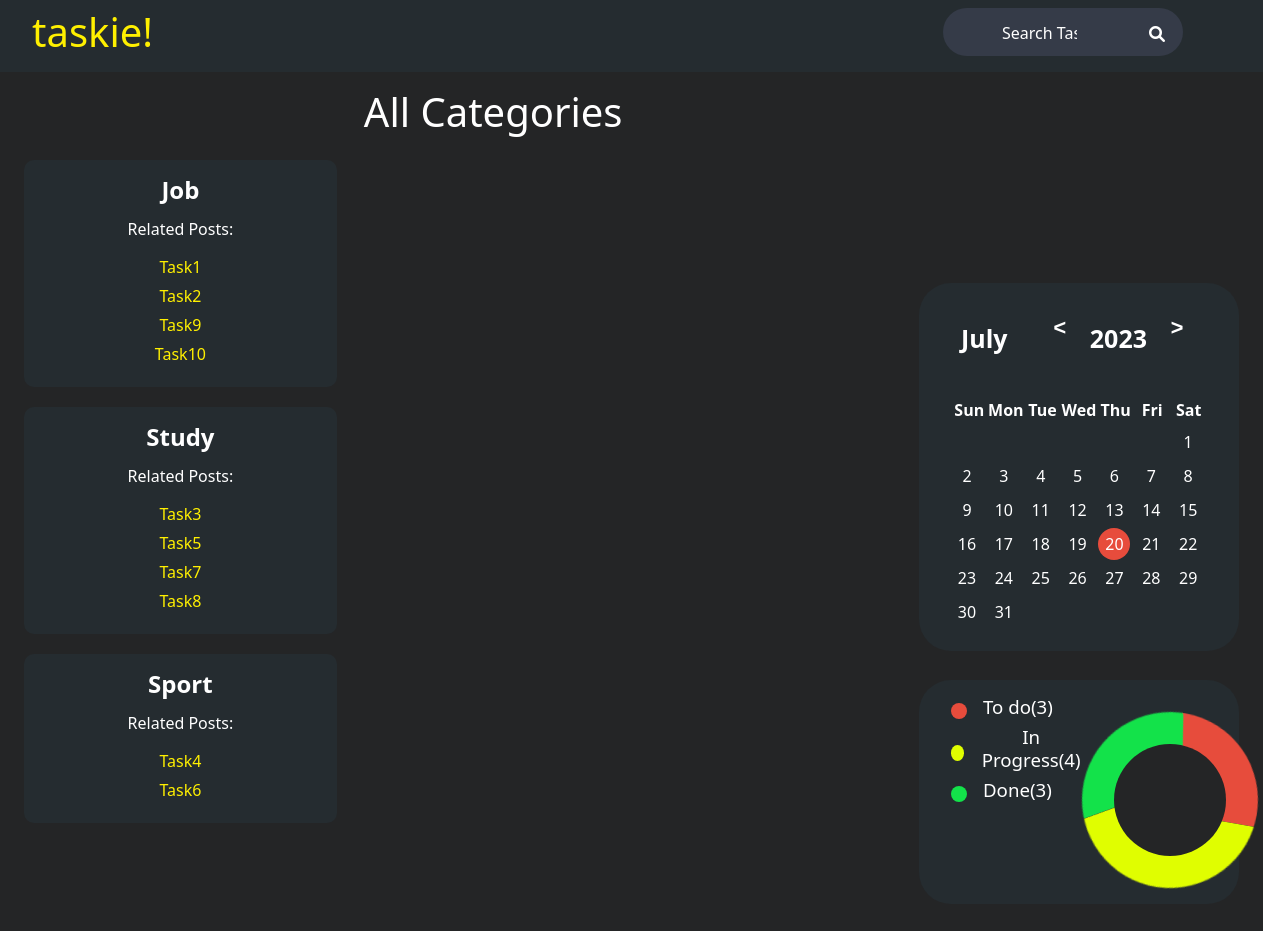
Page /categories/ on the committed database.
### tasks/models.py (models this page shows, shortened)
class Category(models.Model):
    name = models.CharField(max_length=50)

class Task(models.Model):
    STATUS_CHOICES = (
        ("to-do", "To Do"),
        ("in-progress", "In Progress"),
        ("done", "Done"),
    )
    title = models.CharField(max_length=200)
    description = models.TextField()
    due_date = models.DateField()
    status = models.CharField(max_length=20, choices=STATUS_CHOICES)
    category = models.ForeignKey(Category, on_delete=models.PROTECT)
    tags = models.ManyToManyField(Tag)

### tasks/views.py (the view)
# urls.py: path("categories/", views.all_categories, name="all_categories"),
def all_categories(request):
    categories = Category.objects.all()
    return render(request, "categories.html", {"categories": categories})

### tasks/templates/categories.html (shortened to what this page needs)
{% extends 'base.html' %}
{% block content %}
    <div class="container">
        <h1 class="mb-4">All Categories</h1>
        {% for category in categories %}
            <div class="col-md-4">
                <div class="card">
                    <div class="card-body">
                        <h5 class="card-title">{{ category.name }}</h5>
                        <h6 class="mb-3">Related Posts:</h6>
                        <ul class="related-posts">
                            {% for task in category.task_set.all %}
                            <li><a href="{% url 'task' task.id %}">{{ task.title }}</a></li>
                            {% endfor %}
                        </ul>
                    </div>
                </div>
            </div>
        {% endfor %}
    </div>
{% endblock %}

### tasks/templates/categories.html (style rules this page uses)
.card { background-color: rgb(37, 44, 48); color: #ffffff; border: none; border-radius: 10px; margin-bottom: 20px; }
.card-title { font-size: 24px; font-weight: bold; margin-bottom: 10px; }
.related-posts { list-style: none; padding: 0; margin: 0; }
.related-posts li { margin-bottom: 5px; }
.related-posts li a { color: #fff000; text-decoration: none; transition: color 0.3s ease; }

### tasks/templates/base.html (style rules this page uses)
body { background-color: rgb(36, 37, 38); color: #FFFFFF; text-align: center; }
a { color: #FFFFFF; text-decoration: none; }
* { box-sizing: border-box; }

### rows in the picture
Category: name "Job"
Task: title "Task1"
Task: title "Task2"
Task: title "Task9"
Task: title "Task10"
Category: name "Study"
Task: title "Task3"
Task: title "Task5"
Task: title "Task7"
Task: title "Task8"
Category: name "Sport"
Task: title "Task4"
Task: title "Task6"
